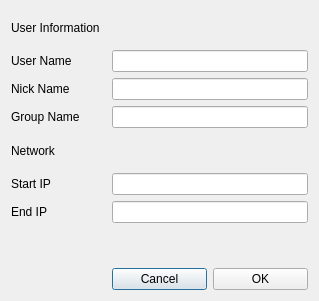
<?xml version="1.0" encoding="UTF-8"?>
<ui version="4.0">
 <class>DialogSetting</class>
 <widget class="QDialog" name="DialogSetting">
  <property name="geometry">
   <rect>
    <x>0</x>
    <y>0</y>
    <width>319</width>
    <height>301</height>
   </rect>
  </property>
  <property name="windowTitle">
   <string>Configration</string>
  </property>
  <layout class="QGridLayout" name="gridLayout">
   <item row="0" column="0" colspan="2">
    <widget class="QLabel" name="labelUser">
     <property name="text">
      <string>User Information</string>
     </property>
    </widget>
   </item>
   <item row="1" column="0">
    <widget class="QLabel" name="labelUserName">
     <property name="text">
      <string>User Name</string>
     </property>
    </widget>
   </item>
   <item row="1" column="1" colspan="2">
    <widget class="QLineEdit" name="lineEditUserName">
     <property name="maxLength">
      <number>32</number>
     </property>
    </widget>
   </item>
   <item row="2" column="0">
    <widget class="QLabel" name="labelNickName">
     <property name="text">
      <string>Nick Name</string>
     </property>
    </widget>
   </item>
   <item row="2" column="1" colspan="2">
    <widget class="QLineEdit" name="lineEditNickName">
     <property name="maxLength">
      <number>32</number>
     </property>
    </widget>
   </item>
   <item row="3" column="0">
    <widget class="QLabel" name="labelGroupName">
     <property name="text">
      <string>Group Name</string>
     </property>
    </widget>
   </item>
   <item row="3" column="1" colspan="2">
    <widget class="QLineEdit" name="lineEditGroupName">
     <property name="maxLength">
      <number>32</number>
     </property>
    </widget>
   </item>
   <item row="4" column="0">
    <widget class="QLabel" name="labelNetwork">
     <property name="text">
      <string>Network</string>
     </property>
    </widget>
   </item>
   <item row="5" column="0">
    <widget class="QLabel" name="labelStartIp">
     <property name="text">
      <string>Start IP</string>
     </property>
    </widget>
   </item>
   <item row="5" column="1" colspan="2">
    <widget class="QLineEdit" name="lineEditStartIp">
     <property name="inputMethodHints">
      <set>Qt::ImhLatinOnly</set>
     </property>
     <property name="maxLength">
      <number>15</number>
     </property>
    </widget>
   </item>
   <item row="6" column="0">
    <widget class="QLabel" name="labelEndIp">
     <property name="text">
      <string>End IP</string>
     </property>
    </widget>
   </item>
   <item row="6" column="1" colspan="2">
    <widget class="QLineEdit" name="lineEditEndIp">
     <property name="inputMethodHints">
      <set>Qt::ImhLatinOnly</set>
     </property>
     <property name="maxLength">
      <number>15</number>
     </property>
    </widget>
   </item>
   <item row="7" column="0" colspan="3">
    <widget class="QLabel" name="labelWarning">
     <property name="font">
      <font>
       <pointsize>8</pointsize>
       <italic>true</italic>
      </font>
     </property>
     <property name="text">
      <string/>
     </property>
     <property name="alignment">
      <set>Qt::AlignCenter</set>
     </property>
    </widget>
   </item>
   <item row="8" column="1">
    <widget class="QPushButton" name="pushButtonCancel">
     <property name="text">
      <string>Cancel</string>
     </property>
    </widget>
   </item>
   <item row="8" column="2">
    <widget class="QPushButton" name="pushButtonAccept">
     <property name="text">
      <string>OK</string>
     </property>
    </widget>
   </item>
  </layout>
 </widget>
 <resources/>
 <connections/>
</ui>
